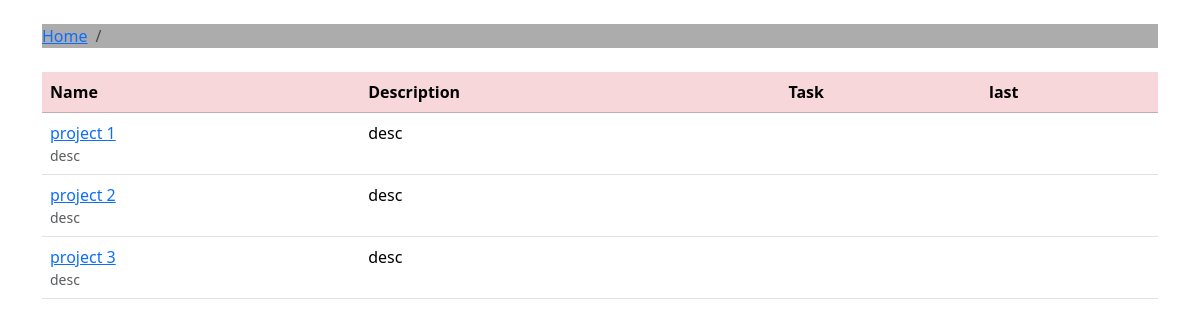
The app's page /, older data.
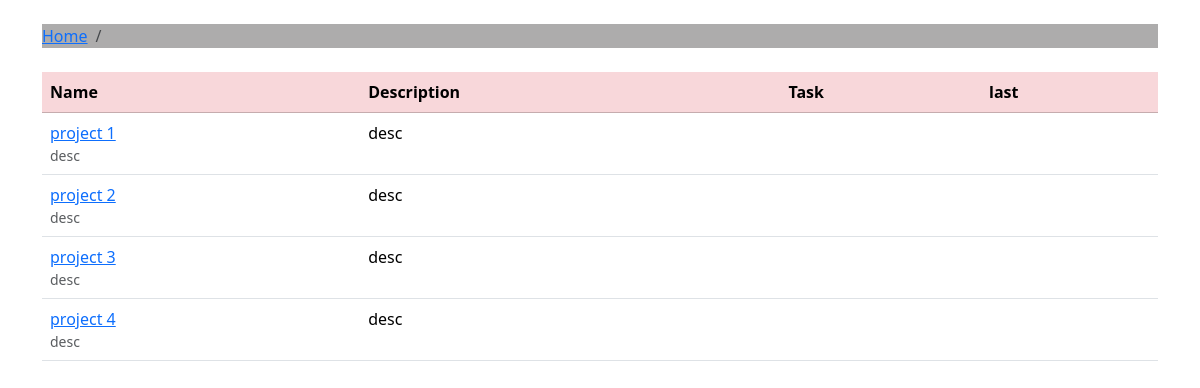
The same page, newer data.
### msr/models.py (models this page shows)
class Task_board(models.Model):
    project_name = models.CharField(max_length=30)
    desc_project = models.CharField(max_length=150)

### msr/views.py (the view)
# urls.py: path('', views.msr, name='home'),
def msr(request):
    boards = Task_board.objects.all()
    return render(request,'index.html',{'boards':boards})

### msr/templates/index.html
{%extends 'base.html'%} {%block title %} {%endblock%}
   {% block table_task%}
<table class="table">
  <thead class="table-danger">
    <tr>
      <th>Name</th>
      <th>Description</th>
      <th>Task</th>
      <th>last</th>
    </tr>
  </thead>
  <tbody>
    {% for task_board in boards %}
    <tr>
      <td>
        <a href="{% url 'board_topics' task_board.pk%}">
          {{task_board.project_name}}
        </a>
        <small class="text-muted d-block"> {{task_board.desc_project}} </small>
      </td>
      <td>{{task_board.desc_project}}</td>
      <td>{{task_board.task_name}}</td>
      <td></td>
    </tr>
    {% endfor %}
  </tbody>
</table>
{% endblock table_task %}

Row changes from the older to the newer data that the page shows:
added Task_board: project_name "project 4", desc_project "desc"
